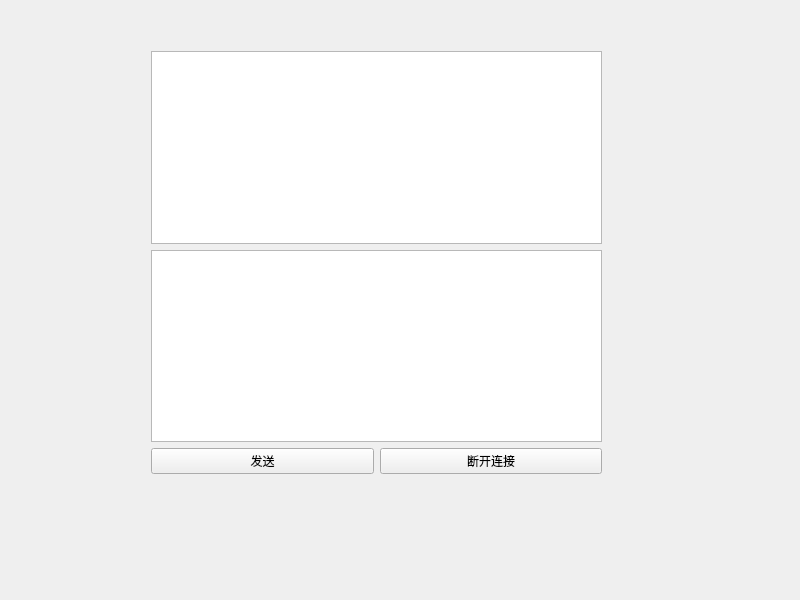
<?xml version="1.0" encoding="UTF-8"?>
<ui version="4.0">
 <class>Widget</class>
 <widget class="QWidget" name="Widget">
  <property name="geometry">
   <rect>
    <x>0</x>
    <y>0</y>
    <width>800</width>
    <height>600</height>
   </rect>
  </property>
  <property name="windowTitle">
   <string>Widget</string>
  </property>
  <widget class="QWidget" name="">
   <property name="geometry">
    <rect>
     <x>151</x>
     <y>51</y>
     <width>451</width>
     <height>423</height>
    </rect>
   </property>
   <layout class="QVBoxLayout" name="verticalLayout">
    <item>
     <widget class="QTextEdit" name="readTextEdit"/>
    </item>
    <item>
     <widget class="QTextEdit" name="sendTextEdit"/>
    </item>
    <item>
     <layout class="QHBoxLayout" name="horizontalLayout">
      <item>
       <widget class="QPushButton" name="sendPushButton">
        <property name="text">
         <string>发送</string>
        </property>
       </widget>
      </item>
      <item>
       <widget class="QPushButton" name="disconnectPushButton">
        <property name="text">
         <string>断开连接</string>
        </property>
       </widget>
      </item>
     </layout>
    </item>
   </layout>
  </widget>
 </widget>
 <resources/>
 <connections/>
</ui>
